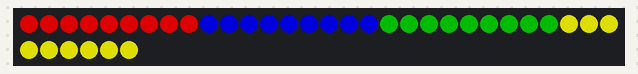
Simulated run of this sketch. Board: Arduino Uno, built with avr-gcc and run on an emulated ATmega328P. Shown: 36 RGB LEDs in strip order, left to right, continuing on the next row. Dim RGB values are drawn brighter than linear.

Above: at 0.15 s.
At 5.22 s:
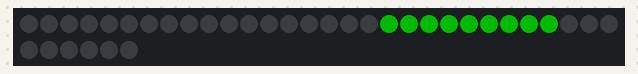
At 10.33 s:
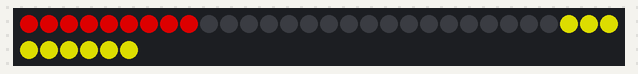
At 19.72 s:
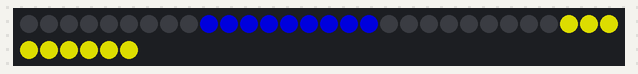
At 29.26 s:
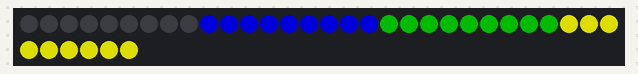
At 39.82 s:
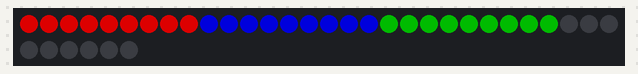

The sketch:

4colorLEDStrip_2.ino
```cpp
#include <FastLED.h>

#define NUM_LEDS 36
#define LED_PIN 3
#define BRIGHTNESS 150
#define LED_TYPE WS2812B
#define COLOR_ORDER GRB

CRGB leds[NUM_LEDS];

// ── SSVEP frequencies (Hz) ───────────────────────────────────────────────
// Off-alpha (8-13 Hz avoided), fully harmonic-clean: no fundamental and no
// harmonic (up to 3rd) coincides across the set. Non-uniform spacing (3/4/6)
// avoids even-spacing intermodulation pile-up.
//   16 -> 32, 48 | 19 -> 38, 57 | 23 -> 46, 69 | 29 -> 58, 87
const float FREQS_HZ[4] = {16.0f, 19.0f, 23.0f, 29.0f};

// Optional per-group phase offset (radians). Leave at 0 unless you need
// phase-coded disambiguation. Phase coding does NOT mitigate peripheral
// SSVEP leakage (an amplitude effect) — it only helps decoder-side.
const float PHASES_RAD[4] = {0.0f, 0.0f, 0.0f, 0.0f};

const CRGB baseColors[4] = {CRGB::Red, CRGB::Blue, CRGB::Green, CRGB::Yellow};

// Half-period in microseconds, computed at runtime as 500000 / f. Float edge
// targets prevent integer-truncation phase drift over long runs.
float halfPeriod[4];
double nextToggle[4];   // floating-point edge target, microseconds
uint8_t states[4] = {0, 0, 0, 0};

void setup() {
  FastLED.addLeds<LED_TYPE, LED_PIN, COLOR_ORDER>(leds, NUM_LEDS);
  FastLED.setBrightness(BRIGHTNESS);
  FastLED.clear(true);

  double now = (double)micros();
  for (uint8_t i = 0; i < 4; i++) {
    halfPeriod[i] = 500000.0f / FREQS_HZ[i];
    // Apply phase offset as a fraction of a half-period.
    double phaseShift = (PHASES_RAD[i] / (2.0 * PI)) * (2.0 * halfPeriod[i]);
    nextToggle[i] = now + phaseShift;
  }
}

void loop() {
  double now = (double)micros();
  bool dirty = false;

  for (uint8_t i = 0; i < 4; i++) {
    if (now >= nextToggle[i]) {
      nextToggle[i] += halfPeriod[i];   // float edge target — avoids drift
      states[i] = !states[i];
      CRGB color = states[i] ? baseColors[i] : CRGB::Black;
      fill_solid(leds + (i * 9), 9, color);
      dirty = true;
    }
  }

  if (dirty) {
    FastLED.show();
  }
}
```
